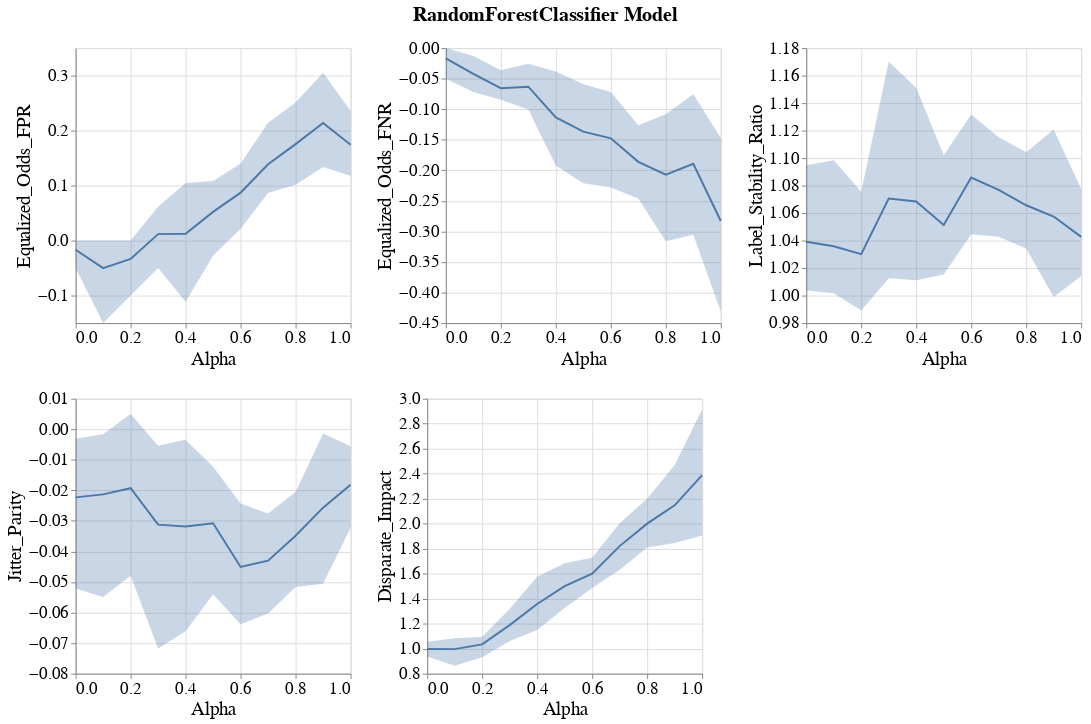

Notebook cell for this chart:
### Markdown cell above
### Line band plots for group metrics

### Code cell
visualizer.create_group_metrics_line_band_plot(group='Race',
                                               model_name=MODEL_NAMES[0],
                                               group_metrics=['Equalized_Odds_FPR', 'Equalized_Odds_FNR', 'Label_Stability_Ratio',
                                                              'Jitter_Parity', 'Disparate_Impact'])
